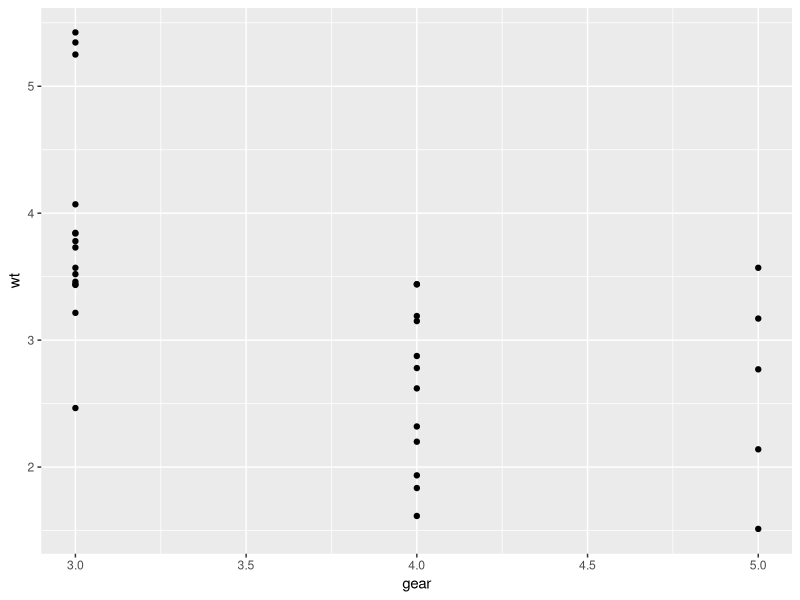
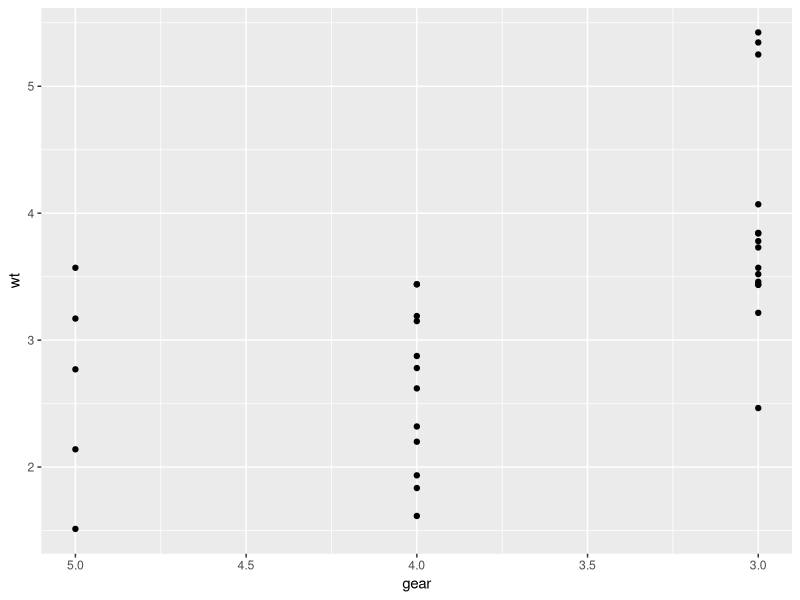
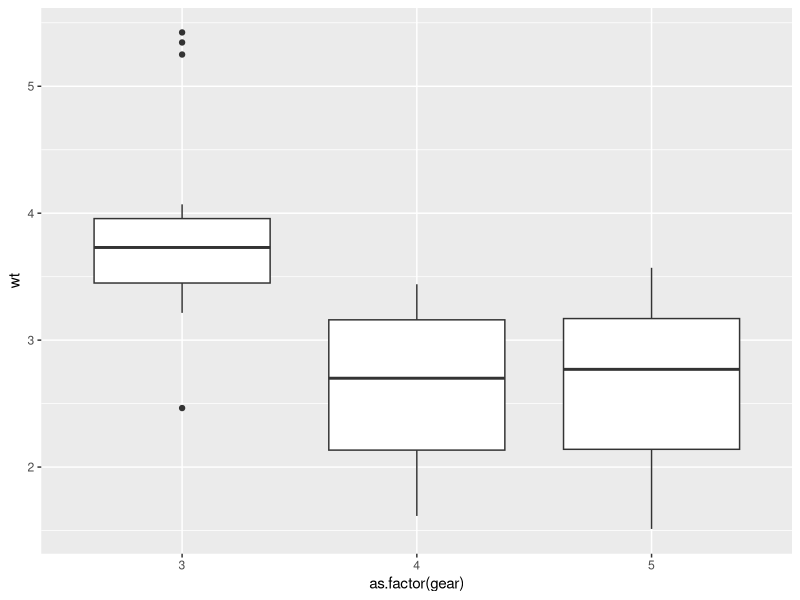
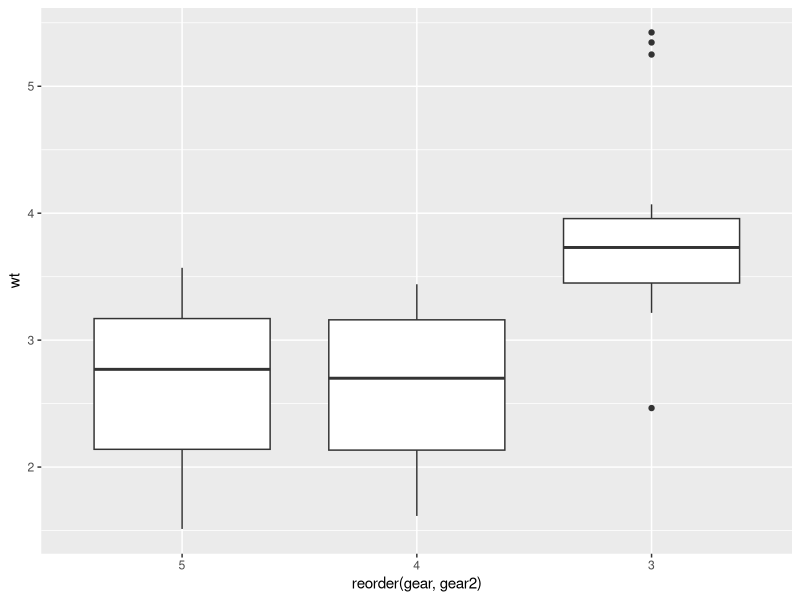
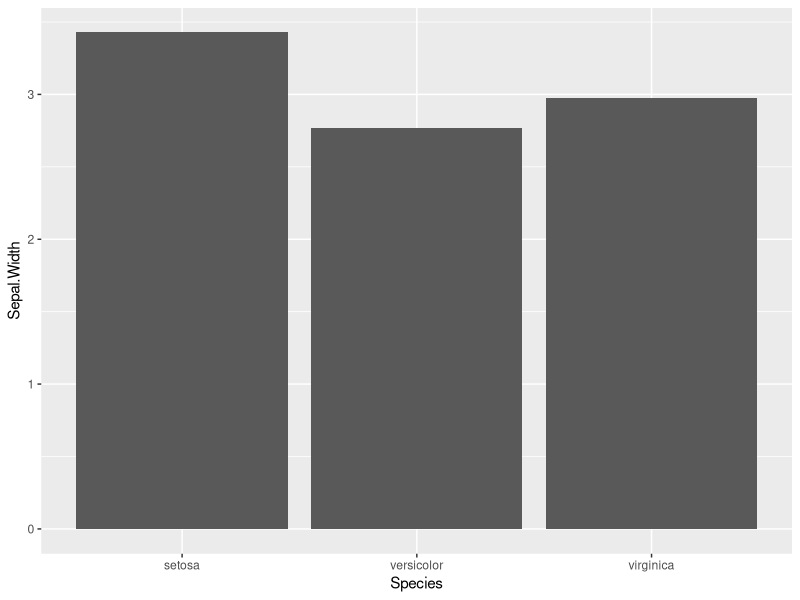
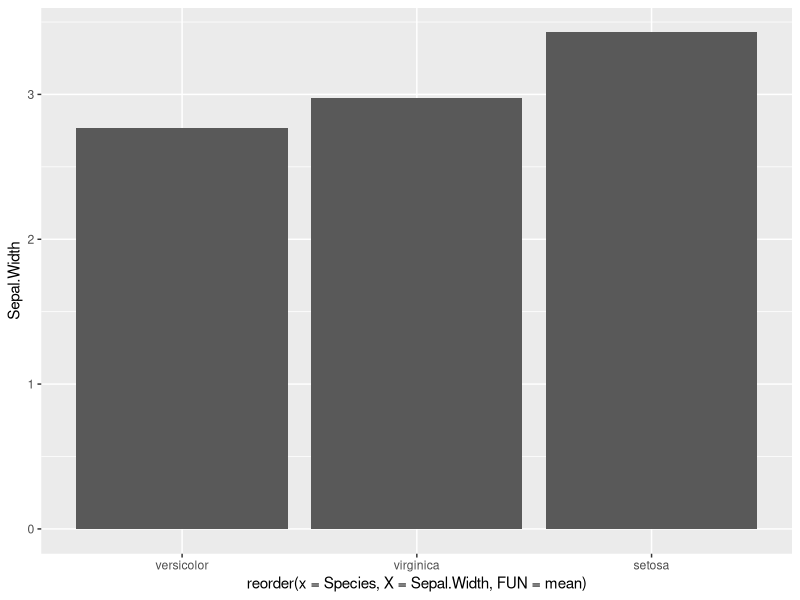
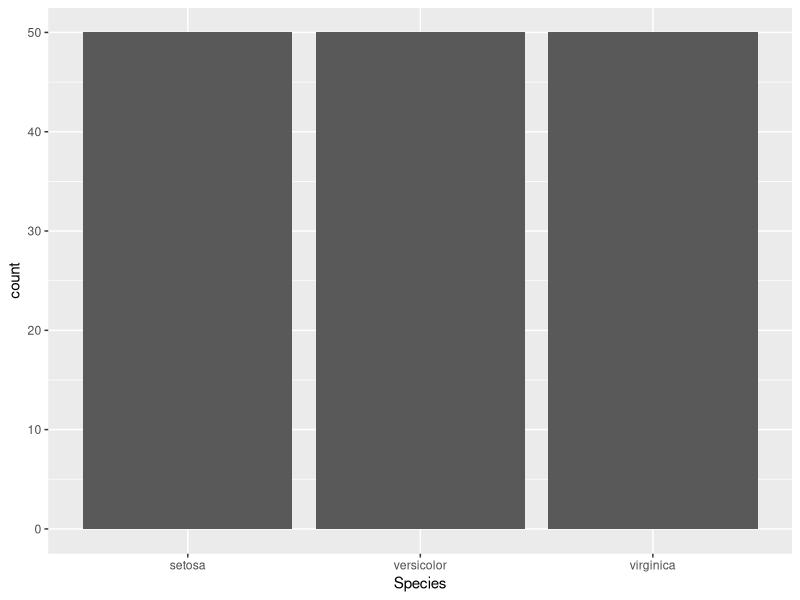
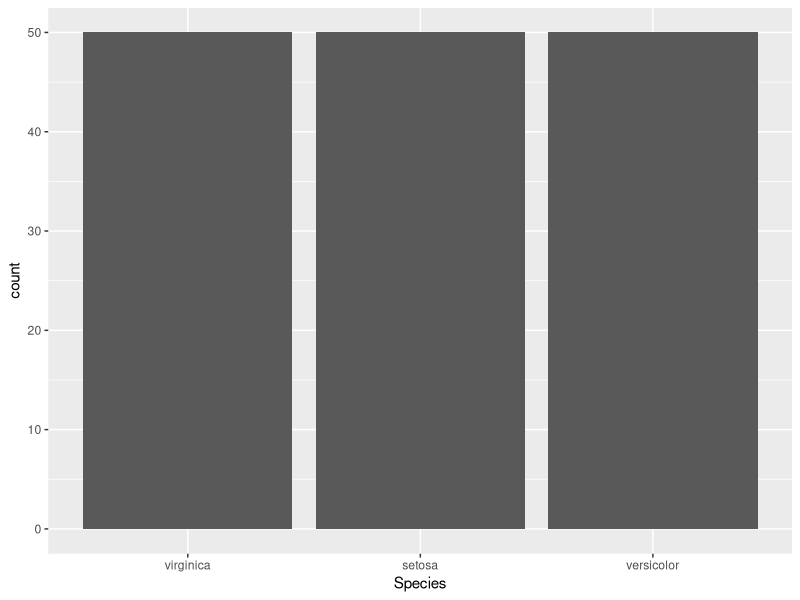

Generate these figures, in order, with R:
## ---- chunk 1
library(ggplot2)
p <- ggplot(mtcars, aes(x = gear, y = wt)) + 
  geom_point()
p
## ---- chunk 2
p <- ggplot(mtcars, aes(x = gear, y = wt)) + 
  geom_point() +
  scale_x_reverse()
p
## ---- chunk 3
p <- ggplot(mtcars, aes(x = as.factor(gear), y = wt)) +
  geom_boxplot()
p
## ---- chunk 4
mtcars.v2 <- transform(mtcars, gear2 = gear * -1) # 値の順序が逆転する変数gear2を作成
p <- ggplot(mtcars.v2, aes(x = reorder(gear, gear2), y = wt)) +
  geom_boxplot()
p
## ---- chunk 5
ggplot(iris, aes(x = Species, y = Sepal.Width)) +
  stat_summary(fun.y = mean, geom = "bar")
## ---- chunk 6
ggplot(iris, aes(x = reorder(x = Species, X = Sepal.Width, FUN = mean), y = Sepal.Width)) +
  stat_summary(fun.y = mean, geom = "bar")
## ---- chunk 7
levels(iris$Species)
## ---- chunk 8
iris2 <- transform(iris, Species= factor(Species, levels = c("virginica", "setosa", "versicolor")))
## ---- chunk 9
ggplot(iris, aes(Species)) + 
  geom_bar()
ggplot(iris2, aes(Species)) + 
  geom_bar()
